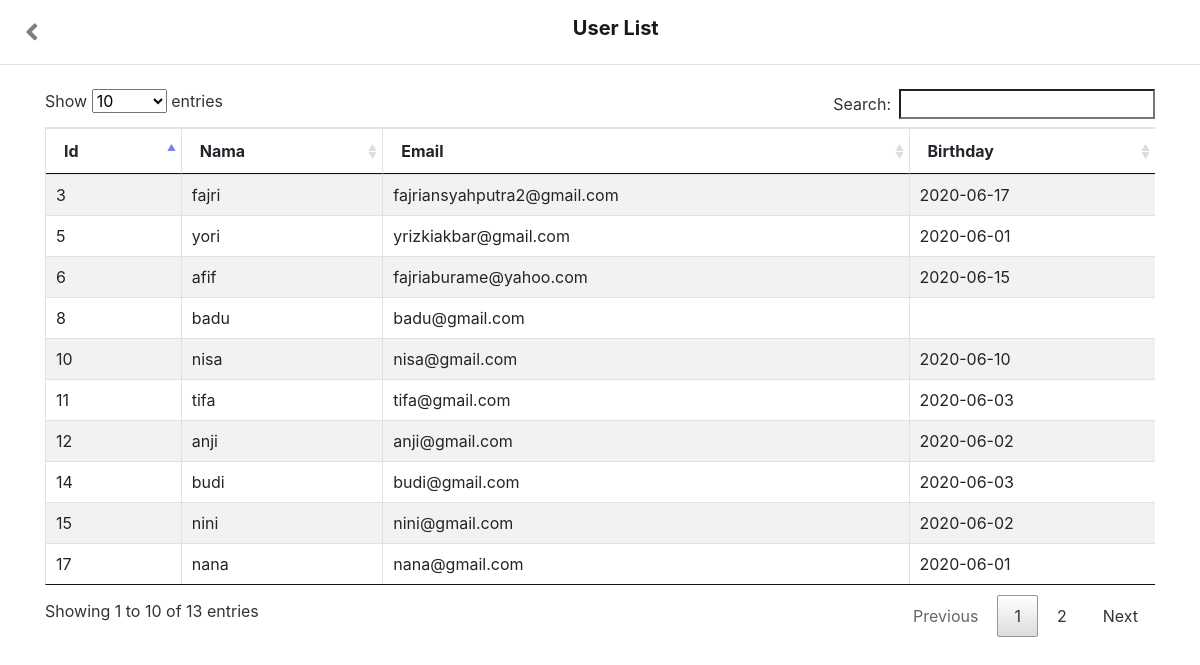
Screenshot of /user.php (signed in) with the database file from the repository.
### tables this page shows
CREATE TABLE `user` (
  `id` int(5) NOT NULL,
  `nama` varchar(40) NOT NULL,
  `email` varchar(40) NOT NULL,
  `password` varchar(20) NOT NULL,
  `tgl_lahir` varchar(30) NOT NULL
);

### user.php (the view, shortened to what this page needs)
<?php
		if(ISSET($_SESSION['email'])){
?>
<?php
include_once("koneksi.php");
$result = mysqli_query($mysqli, "SELECT * FROM user ORDER BY id DESC");
?>
<!DOCTYPE html>
<html>
<head>
    <link rel="stylesheet" href="css/bootstrap.min.css">
  	<link rel="stylesheet" type="text/css" href="DataTable/media/css/jquery.dataTables.css">
	<link rel="stylesheet" type="text/css" href="DataTable/media/css/dataTables.bootstrap.css">
  	<link rel="stylesheet" href="https://use.fontawesome.com/releases/v5.7.0/css/all.css">
</head>
<body>
	<nav class="navbar nav-tabs navbar-expand-sm navbar-light">
	        <ul class="navbar-nav mr-auto">
		      <li class="nav-item">
		        <a class="nav-link" href="index2.php"><i class='fas fa-angle-left' style='font-size:27px'></i></a>
		      </li>
		    </ul>
		<a class="navbar-brand mr-auto" href="#">
	    	<label><b>User List</b></label>
	    </a>
	</nav>
	 <br>
<div class="container">
	<div class="table-responsive">
		<table class="table table-bordered table-striped  data">
			<thead>
				<tr>
					<th>Id</th>
					<th>Nama</th>
					<th>Email</th>
					<th>Birthday</th>
				</tr>
			</thead>
			<tbody>
				<?php
			    while($data = mysqli_fetch_array($result)) {
			        echo "<tr>";
			        echo "<td>".$data['id']."</td>";
			        echo "<td>".$data['nama']."</td>";
			        echo "<td>".$data['email']."</td>";
			        echo "<td>".$data['tgl_lahir']."</td>";
			        echo "</tr>";
			    }
			    ?>
			</tbody>
		</table>
	</div>
</div>
<?php
		}
?>
</body>
</html>

### rows the page displays
user: id "17", nama "nana", email "nana@gmail.com", tgl_lahir "2020-06-01"
user: id "15", nama "nini", email "nini@gmail.com", tgl_lahir "2020-06-02"
user: id "14", nama "budi", email "budi@gmail.com", tgl_lahir "2020-06-03"
user: id "12", nama "anji", email "anji@gmail.com", tgl_lahir "2020-06-02"
user: id "11", nama "tifa", email "tifa@gmail.com", tgl_lahir "2020-06-03"
user: id "10", nama "nisa", email "nisa@gmail.com", tgl_lahir "2020-06-10"
user: id "8", nama "badu", email "badu@gmail.com"
user: id "6", nama "afif", email "fajriaburame@yahoo.com", tgl_lahir "2020-06-15"
user: id "5", nama "yori", email "yrizkiakbar@gmail.com", tgl_lahir "2020-06-01"
user: id "3", nama "fajri", email "fajriansyahputra2@gmail.com", tgl_lahir "2020-06-17"
